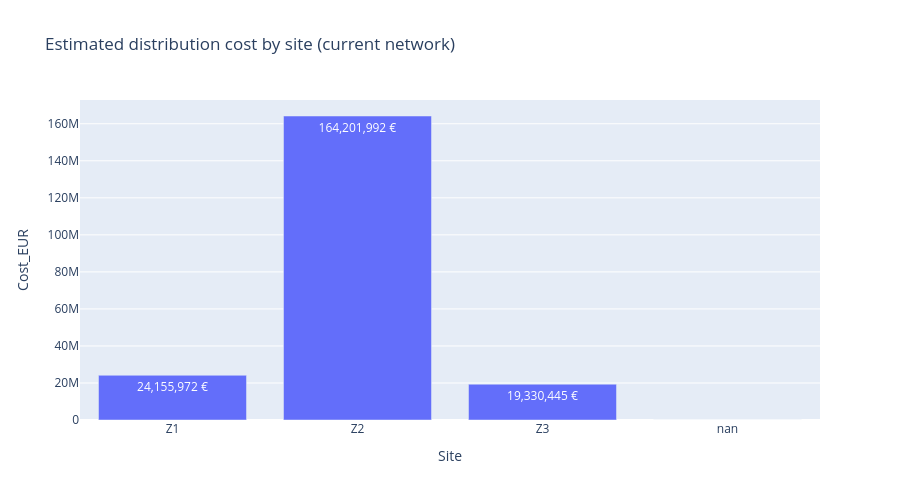

The notebook cell saved with this chart:
### Code cell
# 3.1.1 Plot cost per site

fig = px.bar(
    cost_by_site.reset_index(),
    x="Site",
    y="Cost_EUR",
    title="Estimated distribution cost by site (current network)",
    text="Cost_EUR",   # use this column as the base for text
    width=900,
    height=500
)

fig.update_traces(
    texttemplate="%{text:,.0f} €",  # number with thousands sep + euro sign
    textposition="inside"
)

fig.show()
fig.write_image("distribution_cost_2017.png", width=1600, height=900, scale=3)

### Figure 1 — Plotly figure (JSON) as saved in the notebook; plotly's stock layout.template omitted (floating-point values rounded to 4 significant figures)
{"data": [{"hovertemplate": "Site=%{x}<br>Cost_EUR=%{text}<extra></extra>", "legendgroup": "", "marker": {"color": "#636efa", "pattern": {"shape": ""}}, "name": "", "orientation": "v", "showlegend": false, "text": [24160000.0, 164200000.0, 19330000.0, 0.0], "textposition": "inside", "texttemplate": "%{text:,.0f} €", "type": "bar", "x": ["Z1", "Z2", "Z3", "nan"], "xaxis": "x", "y": [24160000.0, 164200000.0, 19330000.0, 0.0], "yaxis": "y"}], "layout": {"barmode": "relative", "height": 500, "legend": {"tracegroupgap": 0}, "title": {"text": "Estimated distribution cost by site (current network)"}, "width": 900, "xaxis": {"anchor": "y", "autorange": true, "domain": [0, 1], "range": [-0.5, 3.5], "title": {"text": "Site"}, "type": "category"}, "yaxis": {"anchor": "x", "autorange": true, "domain": [0, 1], "range": [0, 172800000.0], "title": {"text": "Cost_EUR"}, "type": "linear"}}}
